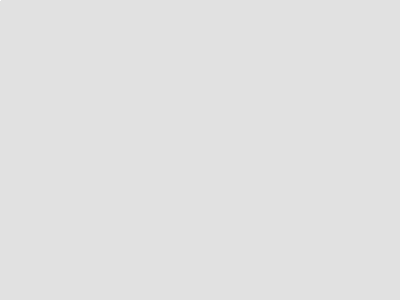
Frame 1 (no input)
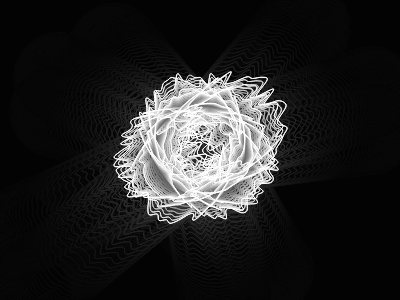
Frame 60 (no input)
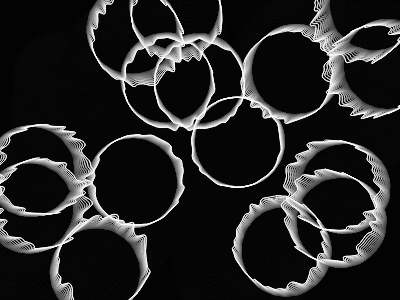
Frame 120 (the mouse pressed at the canvas centre since frame 60)

The p5.js sketch that drew these frames (run headless with seeded random() and noise() and a simulated clock; from frame 60 on, the mouse is pressed at the canvas centre):

// p5.js sketch
// ── sketch.js

var bubbles = [];
var numBubble = 15;

function setup() {
	createCanvas(400, 300);
	  	for(var i=0; i<numBubble;i++){
	  	bubbles.push(new Bubble (random(0, windowWidth), random(0,windowHeight)));
	  }
	  for(var i=0; i<bubbles.length; i++){
	  	bubbles[i].initialize();
	  }

}

function draw() {
  background(0,30);
  for(var i=0; i<bubbles.length; i++){
  	bubbles[i].display();
  	bubbles[i].move();


	  }


  

}



// ── bubbles.js


function Bubble(x, y, alpha){
	this.x = x;
	 this.y = y;
	this.speed = 2;
	this.size = random(2,10);
		this.grow = 1;
		// center point
	this.centerX = 0.0, this.centerY = 0.0;

	this.radius = 45, this.rotAngle = -90;
	this.accelX = 0.0, this.accelY = 0.0;
	this.deltaX = 0.0, this.deltaY = 0.0;
	this.springing = 0.0009, this.damping = 0.9;

	//corner nodes
	this.nodes = 50;

	//zero fill arrays
	this.nodeStartX = [];
	this.nodeStartY = [];
	this.nodeX = [];
	this.nodeY = [];
	this.angle = [];
	this.frequency = [];

	// soft-body dynamics
	this.organicConstant = 1.0;
	

	this.initialize = function(){
		this.centerX= random(0,width);
		this.centerY=random(0,height);
		for (var i=0; i<this.nodes; i++){
		    this.nodeStartX[i] = 0;
		    this.nodeStartY[i] = 0;
		    this.nodeX[i] = 0;
		    this.nodeY[i] = 0;
		    this.angle[i] = 0;
  }

	  for (var i=0; i<this.nodes; i++){
	    this.frequency[i] = random(8, 10);
	  }

	  frameRate(30);



	}

	this.display = function(){
		// this.alpha = noise(this.x, this.y, millis()/ 1000);
	
		  //calculate node  starting locations
	  for (var i=0; i<this.nodes; i++){
	    this.nodeStartX[i] = this.centerX+cos(radians(this.rotAngle))*this.radius;
	    this.nodeStartY[i] = this.centerY+sin(radians(this.rotAngle))*this.radius;
	    this.rotAngle += 360.0/this.nodes;
	  }

	  // draw polygon
	  //curveTightness(this.organicConstant);
	  stroke(255);
	  noFill();
	  beginShape();
	  for (var i=0; i<this.nodes; i++){
	    curveVertex(this.nodeX[i], this.nodeY[i]);
	  }
	  for (var i=0; i<this.nodes-1; i++){
	    curveVertex(this.nodeX[i], this.nodeY[i]);
	  }
	  endShape(CLOSE);
}
 
  		

  	


	this.move = function(){
		//move center point
  this.deltaX = width/2-this.centerX;
  this.deltaY = height/2-this.centerY;

  // create springing effect
  this.deltaX *= this.springing;
  this.deltaY *= this.springing;
  this.accelX += this.deltaX;
  this.accelY += this.deltaY;

  // move predator's center
  this.centerX += this.accelX;
  this.centerY += this.accelY;

  // slow down springing
  //this.accelX *= this.damping;
  //this.accelY *= this.damping;

  // change curve tightness
  this.organicConstant = 1-((abs(this.accelX)+abs(this.accelY))*0.1);

  //move nodes
  for (var i=0; i<this.nodes; i++){
    this.nodeX[i] = this.nodeStartX[i]+sin(radians(this.angle[i]))*(this.accelX*2);
    this.nodeY[i] = this.nodeStartY[i]+sin(radians(this.angle[i]))*(this.accelY*2);
    this.angle[i] += this.frequency[i];
  }
	
}
	}
